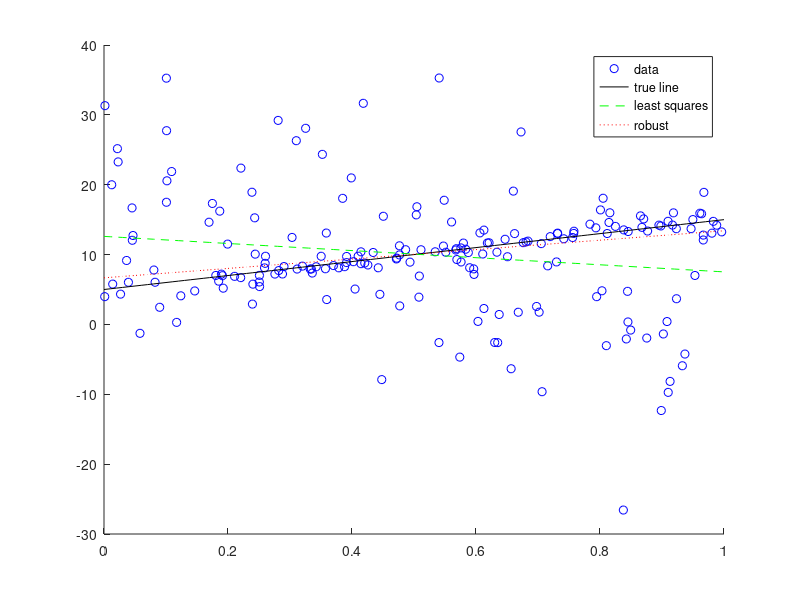

MATLAB code to generate this figure:
function [] = linear_and_robust_linear_regression() 
close all;
n = 200; 
rng(0); 
x = rand(n,1); 
z = zeros(n,1);
k = n*0.5; 
rp = randperm(n); 
outlier_subset = rp(1:k); 
z(outlier_subset)=1; % outliers 
y = (1-z).*(10*x + 5 + randn(n,1)) + z.*(20 - 20*x + 10*randn(n,1));
scatter(x,y,'b') 
hold on 
t = 0:0.01:1; 
plot(t,10*t+5,'k');
c = ones(size(x));
[w_ols,b_ols] = wls(x,y,c); 
plot(t, w_ols*t + b_ols, 'g--');
w_rob = 0; 
b_rob = 0; 
rho = @(r) sqrt(1+r.^2)-1; 
obj_new = (1/n)*sum(rho(y - w_rob'*x - b_rob));
for i=1:100 obj_old = obj_new;
    c = 1./sqrt(1 + (y - w_rob'*x - b_rob).^2);
    [w_rob, b_rob] = wls(x,y,c); 
    obj_new = (1/n)*sum(rho(y - w_rob'*x - b_rob));
if obj_old < obj_new + 1e-6
break 
end
end
plot(t, w_rob*t + b_rob, 'r:');
legend('data','true line','least squares','robust')
fprintf(['Parameters esimated from least squares error regression: ',...
'(w,b)= (%3.2f,%3.2f)\n'], w_ols,b_ols) 
fprintf(['Parameters esimated from robust: ',... 
    '(w,b)= (%3.2f,%3.2f)\n'], w_rob,b_rob)
function [w,b] = wls(x,y,c) 
% weighted least squares 
[n,d] = size(x); 
X = [ones(n,1) x];
C = diag(c); 
theta = (X'*C*X) \ X'*C*y; 
b = theta(1); 
w = theta(2); 
end
end